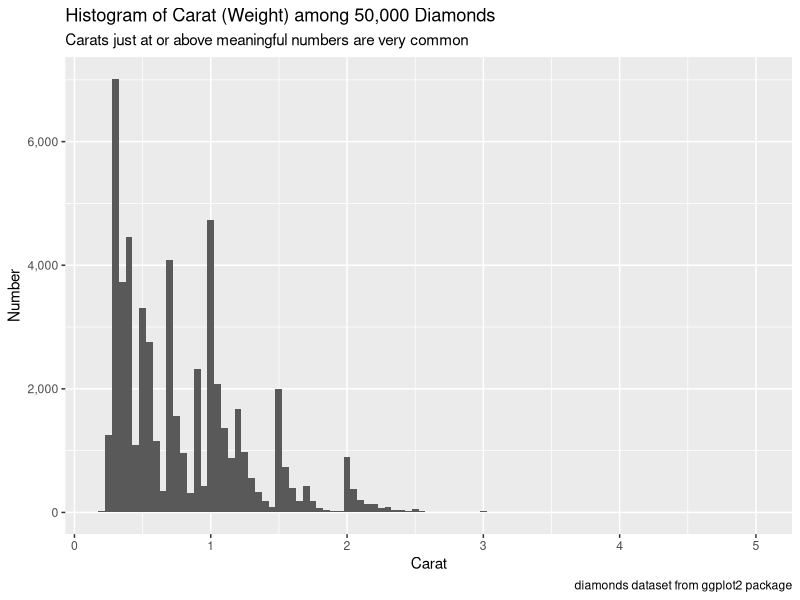

Source code (R):
library(tidyverse)

# Had an OK filet mignon at Cheesecake Factory.

hist_p <- diamonds |>
  ggplot(aes(x = carat)) +
  geom_histogram(binwidth = 0.05) +
  scale_y_continuous(labels = scales::comma) +
  labs(
    title = "Histogram of Carat (Weight) among 50,000 Diamonds",
    subtitle = "Carats just at or above meaningful numbers are very common",
    x = "Carat",
    y = "Number",
    caption = "diamonds dataset from ggplot2 package"
  )

  ggsave(filename = "diamonds.png", plot = hist_p)
